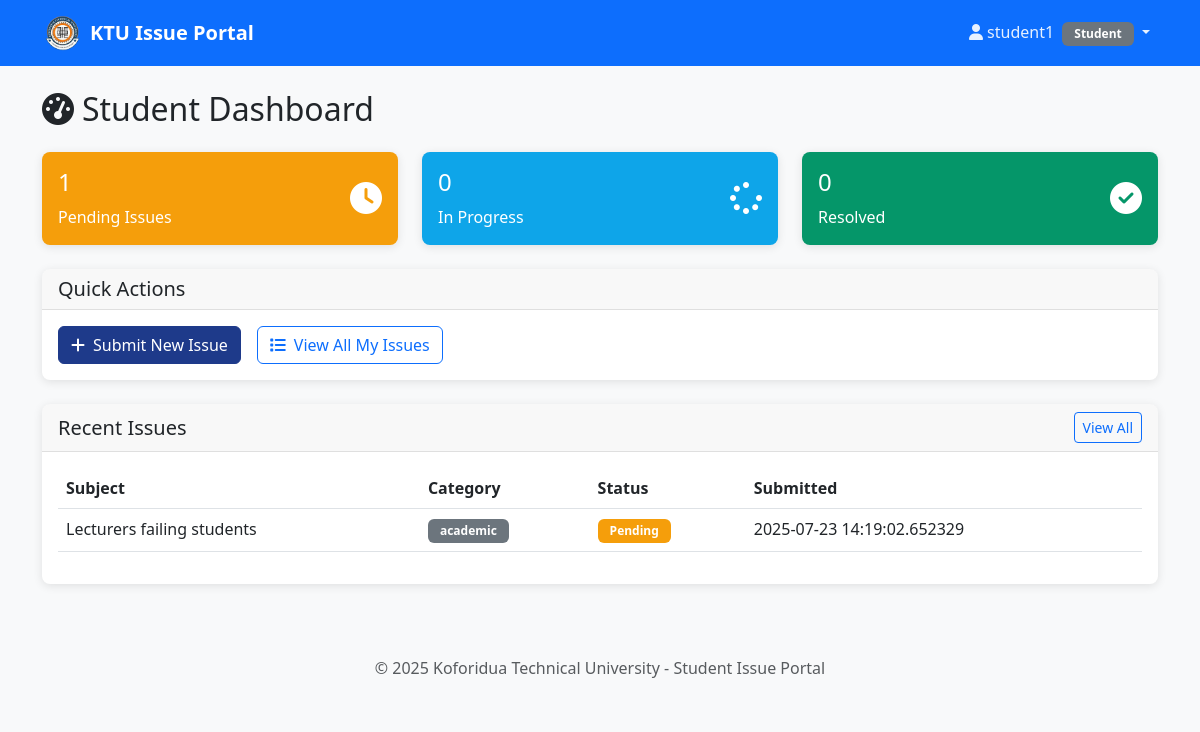
The page /student/dashboard (signed in) on the database as committed earlier.
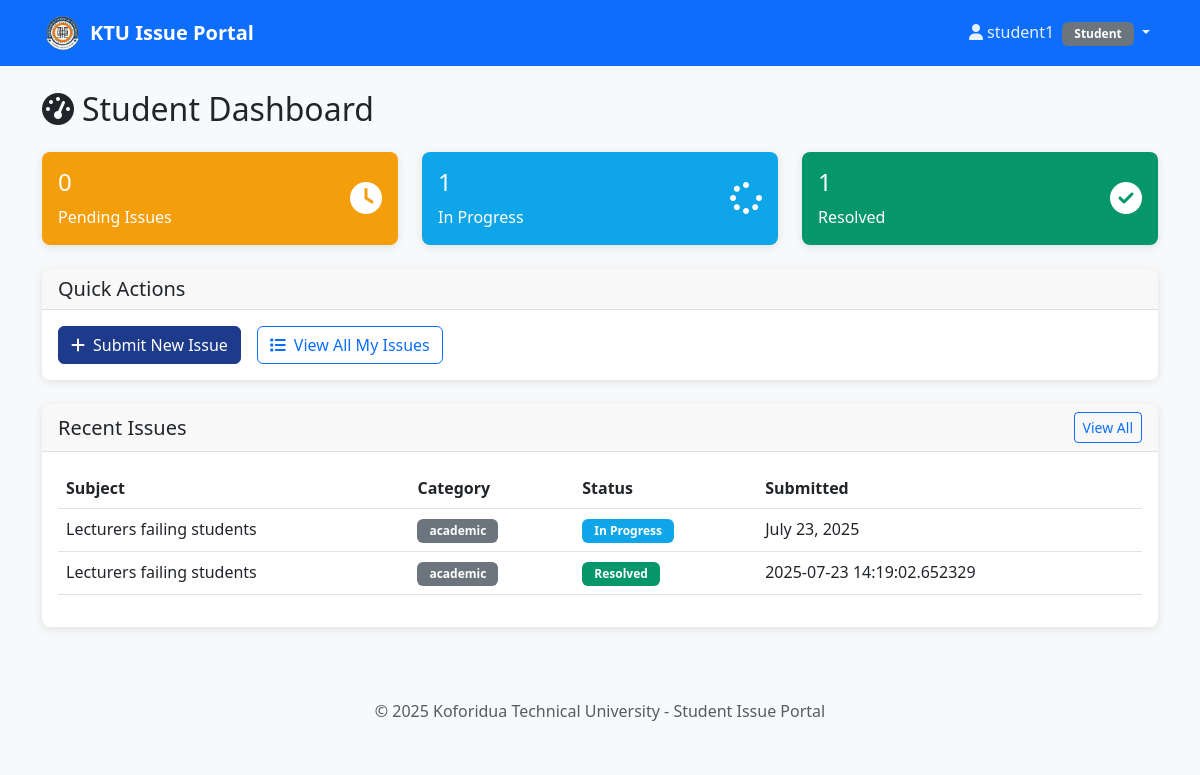
The same page on the database as committed later.
### tables this page shows
CREATE TABLE issues (
    id INTEGER PRIMARY KEY AUTOINCREMENT,
    student_id INTEGER NOT NULL,
    subject TEXT NOT NULL,
    category TEXT NOT NULL,
    message TEXT NOT NULL,
    status TEXT NOT NULL DEFAULT 'pending' CHECK (status IN ('pending', 'in_progress', 'resolved')),
    response TEXT,
    created_at TIMESTAMP DEFAULT CURRENT_TIMESTAMP,
    FOREIGN KEY (student_id) REFERENCES users (id)
);

### app.py (the view)
@app.route('/student/dashboard')
def student_dashboard():
    if g.user is None or g.user['role'] != 'student':
        return redirect(url_for('login'))
    db = get_db()
    recent_issues = db.execute(
        'SELECT * FROM issues WHERE student_id = ? ORDER BY created_at DESC LIMIT 5',
        (g.user['id'],)
    ).fetchall()
    status_counts = db.execute(
        '''SELECT status, COUNT(*) as count
           FROM issues WHERE student_id = ?
           GROUP BY status''',
        (g.user['id'],)
    ).fetchall()
    stats = {'pending': 0, 'in_progress': 0, 'resolved': 0}
    for row in status_counts:
        stats[row['status']] = row['count']
    return render_template('student_dashboard.html', recent_issues=recent_issues, stats=stats)

### app.py (called while the page is built)
def parse_datetime(date_string):
    if not date_string:
        return 'Unknown date'
    try:
        dt = datetime.strptime(date_string, '%Y-%m-%d %H:%M:%S')
        return dt.strftime('%B %d, %Y at %I:%M %p')
    except:
        return date_string

@app.before_request
def load_logged_in_user():
    user_id = session.get('user_id')
    if user_id is None:
        g.user = None
    else:
        db = get_db()
        g.user = db.execute(
            'SELECT * FROM users WHERE id = ?', (user_id,)
        ).fetchone()

### database.py (called while the page is built)
def get_db():
    if 'db' not in g:
        g.db = sqlite3.connect('university_issues.db')
        g.db.row_factory = sqlite3.Row
    return g.db

### templates/student_dashboard.html (shortened to what the changed rows need)
{% extends "base.html" %}
{% block content %}
<div class="row">
    <div class="col-12">
        <h2 class="mb-4">
            <i class="fas fa-tachometer-alt me-2"></i>Student Dashboard
        </h2>
    </div>
</div>
<div class="row mb-4">
    <div class="col-md-4">
        <div class="card bg-warning text-white">
            <div class="card-body">
                <div class="d-flex justify-content-between">
                    <div>
                        <h4 class="card-title">{{ stats.pending }}</h4>
                        <p class="card-text">Pending Issues</p>
                    </div>
                </div>
            </div>
        </div>
    </div>
    <div class="col-md-4">
        <div class="card bg-info text-white">
            <div class="card-body">
                <div class="d-flex justify-content-between">
                    <div>
                        <h4 class="card-title">{{ stats.in_progress }}</h4>
                        <p class="card-text">In Progress</p>
                    </div>
                </div>
            </div>
        </div>
    </div>
    <div class="col-md-4">
        <div class="card bg-success text-white">
            <div class="card-body">
                <div class="d-flex justify-content-between">
                    <div>
                        <h4 class="card-title">{{ stats.resolved }}</h4>
                        <p class="card-text">Resolved</p>
                    </div>
                </div>
            </div>
        </div>
    </div>
</div>
<div class="row">
    <div class="col-12">
        <div class="card">
            <div class="card-body">
                {% if recent_issues %}
                    <div class="table-responsive">
                        <table class="table table-hover">
                            <thead>
                                <tr>
                                    <th>Subject</th>
                                    <th>Category</th>
                                    <th>Status</th>
                                    <th>Submitted</th>
                                </tr>
                            </thead>
                            <tbody>
                                {% for issue in recent_issues %}
                                <tr>
                                    <td>{{ issue.subject }}</td>
                                    <td>
                                        <span class="badge bg-secondary">{{ issue.category }}</span>
                                    </td>
                                    <td>
                                        {% if issue.status == 'pending' %}
                                            <span class="badge bg-warning">Pending</span>
                                        {% elif issue.status == 'in_progress' %}
                                            <span class="badge bg-info">In Progress</span>
                                        {% elif issue.status == 'resolved' %}
                                            <span class="badge bg-success">Resolved</span>
                                        {% endif %}
                                    </td>
                                    <td>{{ parse_datetime(issue.created_at).split(' at')[0] if issue.created_at else 'N/A' }}</td>
                                </tr>
                                {% endfor %}
                            </tbody>
                        </table>
                    </div>
                {% endif %}
            </div>
        </div>
    </div>
</div>
{% endblock %}

Rows that differ between the two databases and show on the page:
added issues: subject "Lecturers failing students", category "academic", status "In Progress", created_at "July 23, 2025"
changed issues (number 2 of 2 on the later page): status "Pending" → "Resolved"
Other text that changed with them:
{{ stats.pending }}: "1" → "0"
{{ stats.in_progress }}: "0" → "1"
{{ stats.resolved }}: "0" → "1"
